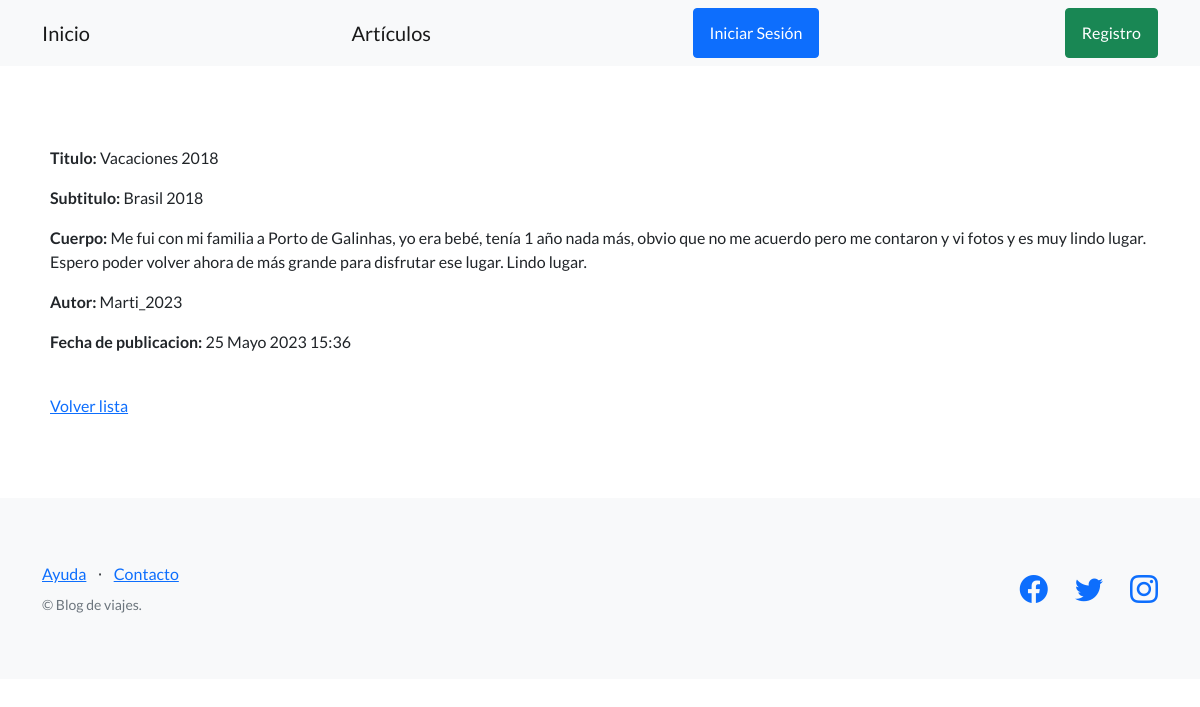
The app's page /blog/ver/15/ with its own data.
### blog/models.py (models this page shows, shortened)
class Articulo(models.Model):
    titulo= models.CharField(max_length=200, unique=True)
    subtitulo= models.CharField(max_length=200)
    cuerpo= models.TextField()
    autor= models.ForeignKey(User, on_delete=models.SET_NULL, null=True)
    fecha_publicacion= models.DateTimeField(auto_now_add=True)
    imagen= models.ImageField(upload_to='images', blank=True)
    class Meta:
        ordering = ['-fecha_publicacion']

### blog/views.py (the view)
# urls.py: path("ver/<int:id>/", ver_articulo, name='ver_articulo'),
def ver_articulo(request, id):
    articulo= Articulo.objects.get(id= id)  # Obtener el artículo por su ID
    contexto = {
        'articulo': articulo
    }
    return render(
        request= request,
        template_name= 'blog/detalle_articulos.html',
        context=contexto,
    )

### blog/templates/blog/detalle_articulos.html
{% extends 'blog/base.html' %}
{% block contenido %}
<section>
    <div>
        <p><strong> Titulo: </strong>{{articulo.titulo}}</p>
        <p><strong> Subtitulo: </strong>{{articulo.subtitulo}}</p>
        <p><strong> Cuerpo: </strong>{{articulo.cuerpo}}</p>
        <p><strong> Autor: </strong>{{articulo.autor}}</p>
        <p><strong> Fecha de publicacion: </strong>{{articulo.fecha_publicacion}}</p>
        <br>
        <a href ="{% url 'lista_articulos' %}">Volver lista </a>
    </div>
</section>
{% endblock contenido %}

### records on screen
Articulo: titulo "Vacaciones 2018", subtitulo "Brasil 2018", cuerpo "Me fui con mi familia a Porto de Galinhas, yo era bebé, tenía 1 año nada más, obvio que no me acuerdo pero me contaron y vi fotos y es muy lindo lugar. Espero poder volver ahora de más grande para disfrutar ese lugar. Lindo lugar.", autor "Marti_2023", fecha_publicacion "25 Mayo 2023 15:36"
